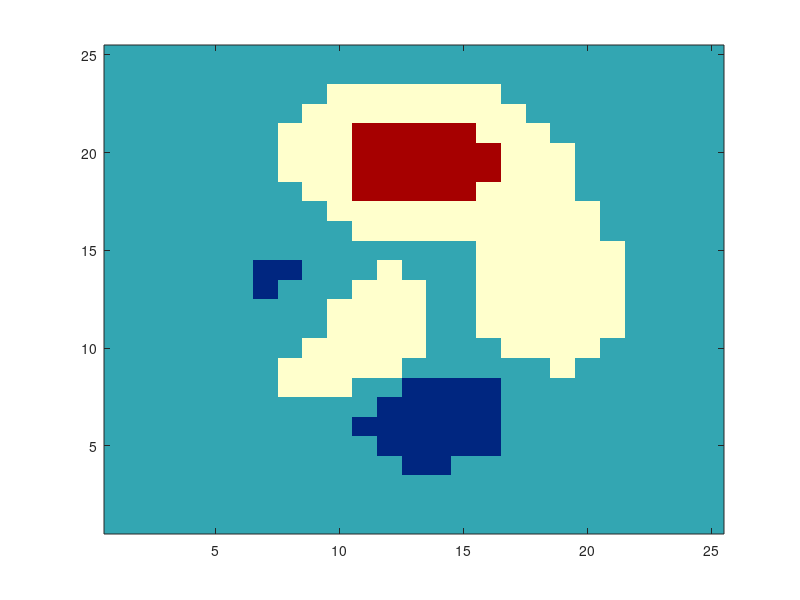

Write the MATLAB code that produced this figure. (Note: this script raises an error after producing the figure.)
function rows = benchmarkM34HybridImages(outputDirectory)
%BENCHMARKM34HYBRIDIMAGES Compare public vector and hybrid image exports.
    repositoryRoot=fileparts(fileparts(mfilename('fullpath')));
    if nargin<1,outputDirectory=fullfile(repositoryRoot,'.audit','m34-benchmark');end
    addpath(fullfile(repositoryRoot,'src'));
    if exist(outputDirectory,'dir')==7,rmdir(outputDirectory,'s');end,mkdir(outputDirectory);
    sizes=[25 100 250];rows=cell(0,10);
    for n=sizes
        rows(end+1,:)=measure(n,'vector',outputDirectory); %#ok<AGROW>
        rows(end+1,:)=measure(n,'hybrid',outputDirectory); %#ok<AGROW>
    end
    rows(end+1,:)=measure(500,'hybrid',outputDirectory);
    path=fullfile(outputDirectory,'benchmark.tsv');fid=fopen(path,'wb');assert(fid>=0);
    cleanup=onCleanup(@()fclose(fid));
    fprintf(fid,['size\tbackend\ttex_bytes\tasset_bytes\ttotal_bytes\t' ...
        'analysis_seconds\trender_seconds\tcompile_seconds\tvalidation_seconds\ttotal_seconds\n']);
    for k=1:size(rows,1),fprintf(fid,'%d\t%s\t%d\t%d\t%d\t%.9g\t%.9g\t%.9g\t%.9g\t%.9g\n',rows{k,:});end
    clear cleanup;disp(fileread(path));
end

function row=measure(n,backend,root)
    fig=figure('Visible','off');cleanup=onCleanup(@()closeFigure(fig));
    ax=axes('Parent',fig);imagesc(ax,peaks(n));set(ax,'YDir','normal');
    colormap(ax,[0 .15 .5;.2 .65 .7;1 1 .8;.65 0 0]);
    base=fullfile(root,sprintf('%s-%d',backend,n));
    result=m2t.export(fig,base,'ImageBackend',backend);
    if ~result.success,error('M2T:M34BenchmarkFailed','%s %d failed: %s',backend,n,result.diagnostics(1).message);end
    texBytes=fileBytes(result.texPath);assetBytes=0;
    for k=1:numel(result.render.assets),assetBytes=assetBytes+fileBytes(result.render.assets{k});end
    row={n,backend,texBytes,assetBytes,texBytes+assetBytes,result.timings.analysis, ...
         result.timings.export,result.timings.compile,result.timings.validation,result.timings.total};
    clear cleanup;
end
function count=fileBytes(path),fid=fopen(path,'rb');assert(fid>=0);c=onCleanup(@()fclose(fid));count=numel(fread(fid,Inf,'*uint8'));clear c;end
function closeFigure(fig),if ishandle(fig),close(fig);end,end
